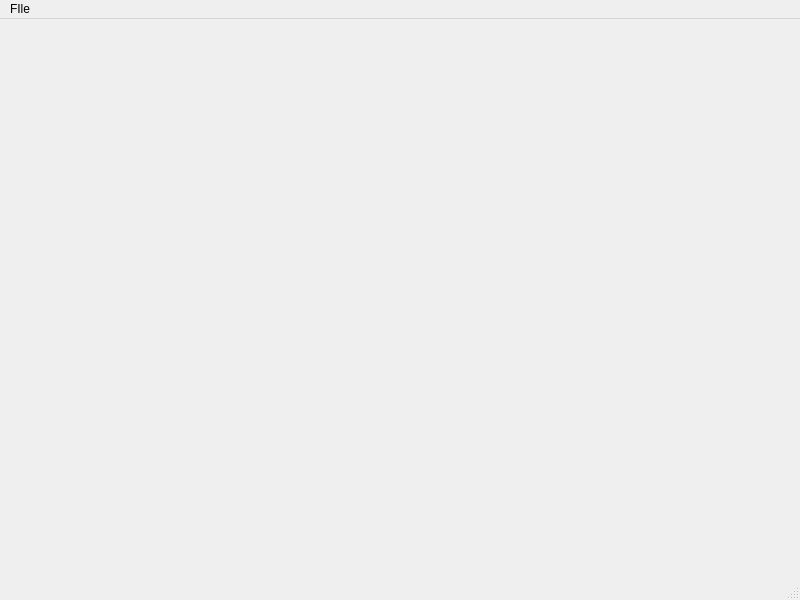
<?xml version="1.0" encoding="UTF-8"?>
<ui version="4.0">
 <class>CNAGMainWindow</class>
 <widget class="QMainWindow" name="CNAGMainWindow">
  <property name="geometry">
   <rect>
    <x>0</x>
    <y>0</y>
    <width>800</width>
    <height>600</height>
   </rect>
  </property>
  <property name="windowTitle">
   <string>CNAGMainWindow</string>
  </property>
  <widget class="QWidget" name="centralwidget"/>
  <widget class="QMenuBar" name="menubar">
   <property name="geometry">
    <rect>
     <x>0</x>
     <y>0</y>
     <width>800</width>
     <height>21</height>
    </rect>
   </property>
   <widget class="QMenu" name="menuFIle">
    <property name="title">
     <string>FIle</string>
    </property>
    <addaction name="actionOpen"/>
    <addaction name="actionSave"/>
    <addaction name="separator"/>
    <addaction name="actionQuit"/>
   </widget>
   <addaction name="menuFIle"/>
  </widget>
  <widget class="QStatusBar" name="statusbar"/>
  <action name="actionOpen">
   <property name="text">
    <string>Open</string>
   </property>
   <property name="shortcut">
    <string>Ctrl+O</string>
   </property>
  </action>
  <action name="actionSave">
   <property name="text">
    <string>Save</string>
   </property>
   <property name="shortcut">
    <string>Ctrl+S</string>
   </property>
  </action>
  <action name="actionQuit">
   <property name="text">
    <string>Quit</string>
   </property>
   <property name="shortcut">
    <string>Ctrl+Q</string>
   </property>
  </action>
 </widget>
 <resources/>
 <connections/>
</ui>
